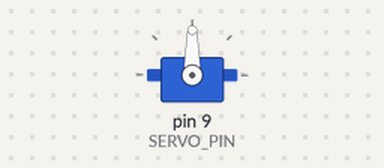
Bench run of a sketch on a simulated Arduino Uno, built with avr-gcc and run on an emulated ATmega328P. Parts: servo. What the sketch prints to the serial monitor is not drawn.

Above: at 0.1 s.
Timing chart, 0 to 61.5 s (numbered marks = the images above):
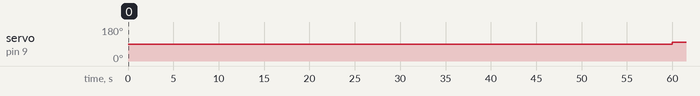

Measured:
- by itself, servo on pin 9 (SERVO_PIN): 90° → 100° at 60.0 s

The sketch:

catfeeder.ino
```cpp
#include <Time.h>
#include <TimeAlarms.h>
#include <Servo.h>  // servo library

// Once you "include" a library, you'll have access to those
// functions. You can find a list of the functions in the servo
// library at: http://arduino.cc/en/Reference/Servo
// Most libraries also have example sketches you can load from
// the "file/examples" menu.

// Now we'll create a servo "object", called myservo. You should
// create one of these for each servo you want to control.
// You can control a maximum of twelve servos on the Uno
// using this library. (Other servo libraries may let you
// control more). Note that this library disables PWM on
// pins 9 and 10!

Servo servo1;  // servo control object
const int SERVO_PIN = 9;
const int WAIT = 2000;


void setup()
{
  // We'll now "attach" the servo1 object to digital pin 9.
  // If you want to control more than one servo, attach more
  // servo objects to the desired pins (must be digital).

  // Attach tells the Arduino to begin sending control signals
  // to the servo. Servos require a continuous stream of control
  // signals, even if you're not currently moving them.
  // While the servo is being controlled, it will hold its
  // current position with some force. If you ever want to
  // release the servo (allowing it to be turned by hand),
  // you can call servo1.detach().
  servo1.attach(SERVO_PIN);
  Serial.begin(9600);

  setTime(8,29,0,1,1,10); // set time to 8:29:00am Jan 1 2010
  // create the alarms
  Alarm.alarmRepeat(8,30,0, servoAlarm);  // 8:30am every day
  //Alarm.alarmRepeat(17,45,0,EveningAlarm);  // 5:45pm every day

  //Alarm.timerRepeat(15, Repeats);          // timer for every 15 seconds
  //Alarm.timerOnce(10, OnceOnly);          // called once after 10 seconds
}


void loop()
{
  // To control a servo, you give it the angle you'd like it
  // to turn to. Servos cannot turn a full 360 degrees, but you
  // can tell it to move anywhere between 0 and 180 degrees.

  // Change position at full speed:

  //turnServoToAngle(90, 3000);
  //delay(5000);
  //turnServoToAngle(0, 3000);
  //delay(5000);
  //digitalClockDisplay();
  delayOverride(1000); // wait one second between clock display
}

void servoAlarm()
{
  int angle = servo1.read();
  Serial.println(angle);
  turnServoToAngle(angle + 10, 5000);
}

void turnServoToAngle(int angle, int wait)
{
  servo1.attach(9);
  servo1.write(angle);    // Tell servo to go to 90 degrees
  delayOverride(wait);         // Pause to get it time to move
  servo1.detach();
}


void loop_forward(Servo servo)
{
  // Change position at a slower speed:

  // To slow down the servo's motion, we'll use a for() loop
  // to give it a bunch of intermediate positions, with 20ms
  // delays between them. You can change the step size to make
  // the servo slow down or speed up. Note that the servo can't
  // move faster than its full speed, and you won't be able
  // to update it any faster than every 20ms.

  // Tell servo to go to 180 degrees, stepping by two degrees

  for(int position = 0; position < 180; position += 2)
  {
    servo.write(position);  // Move to next position
    Serial.print("Moving to");
    Serial.println(position);
    delay(20);               // Short pause to allow it to move
  }
}

void loop_backward(Servo servo)
{
  // Tell servo to go to 0 degrees, stepping by one degree
  for(int position = 180; position >= 0; position -= 1)
  {
    servo.write(position);  // Move to next position
    delay(20);               // Short pause to allow it to move
  }
}

void digitalClockDisplay()
{
  // digital clock display of the time
  Serial.print(hour());
  printDigits(minute());
  printDigits(second());
  Serial.println();
}

void printDigits(int digits)
{
  Serial.print(":");
  if(digits < 10)
    Serial.print('0');
  Serial.print(digits);
}

void delayOverride(int milliseconds)
{
  Alarm.delay(milliseconds);
  //delay(milliseconds);
}
```
